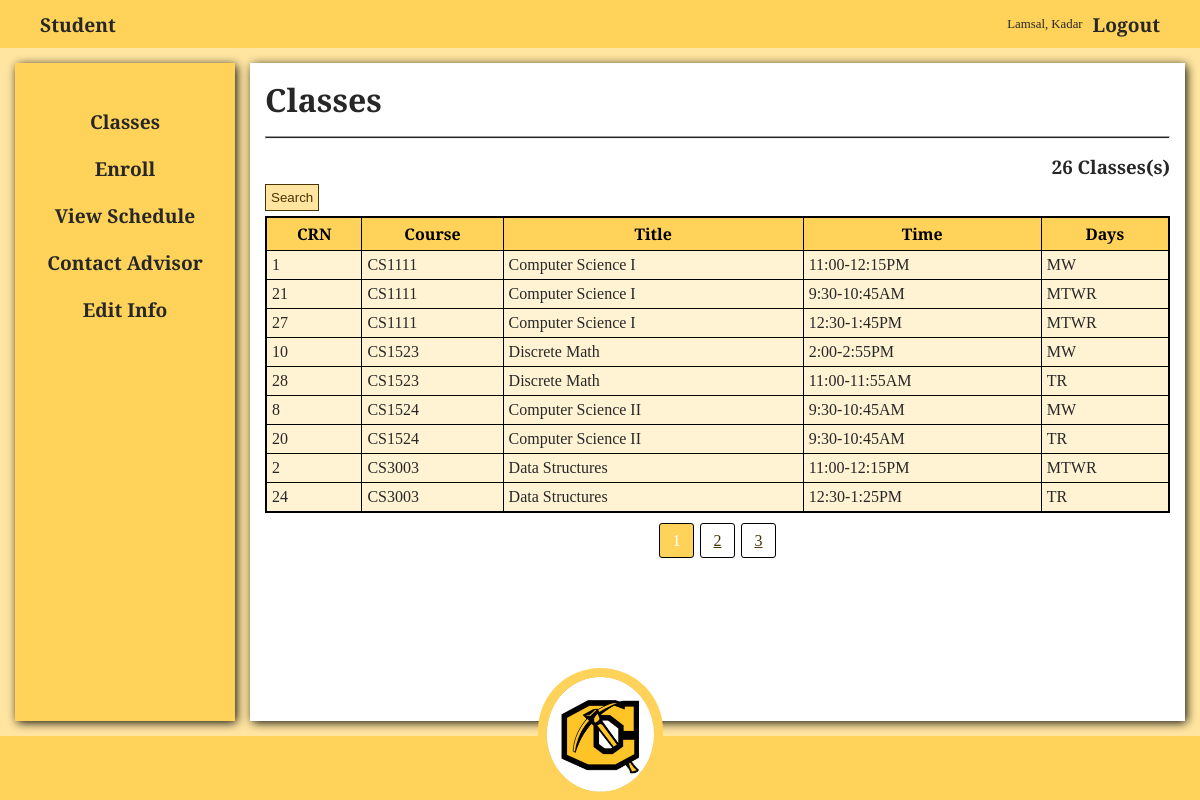
Screenshot of /user.php?feature=list_classes (signed in) with the database file from the repository.
### tables this page shows
CREATE TABLE `Class` (
  `class_id` int(11) NOT NULL,
  `days` char(4) NOT NULL,
  `minutes` int(11) NOT NULL,
  `time_id` int(11) NOT NULL,
  `room_id` int(11) NOT NULL,
  `course_id` int(11) NOT NULL,
  `faculty_id` int(11) NOT NULL
);

CREATE TABLE `Course` (
  `course_id` int(11) NOT NULL,
  `course_name` varchar(50) NOT NULL,
  `credits` int(11) NOT NULL,
  `course_number` int(11) NOT NULL,
  `major_id` int(11) NOT NULL
);

### includes/database/queries_get_all.php (called while the page is built, shortened)
<?php
function get_all_classes($search = [], $count = false, $pagination = null)
{
    $instructor = isset($search["instructor"]) ? '%' . $search["instructor"] . '%' : "%";
    $crn = isset($search["crn"]) && !empty($search["crn"]) ? $search["crn"] : '%';
    $days = isset($search["days"]) && $search["days"] !== "all" ? $search["days"] . '%' : '%';
    $order = "course_title";
    $time = isset($search["time"]) && $search["time"] !== "all" ? $search["time"] : '%';
    $major = isset($search["major"]) && $search["major"] !== "all" ? $search["major"] : '%';
    $sql = "
        SELECT
            Class.class_id,
            Class.time_id,
            Course.course_name,
		Course.course_id,
            CONCAT(Major.short_name, Course.course_number) as course_title,
            CONCAT(Faculty_Staff.faculty_lastname,', ',Faculty_Staff.faculty_firstname) as instructor,
			CONCAT (Room.building , ' ' , Room.room_number) as classroom,
	        CONCAT(DATE_FORMAT(time_,'%l:%i-'), DATE_FORMAT(DATE_ADD(ADDTIME(TIMESTAMP(CURRENT_DATE),time_), INTERVAL minutes minute),'%l:%i%p')) as time,
            days,
            credits,
            COUNT(Student.student_id) as students
        FROM Class
		INNER JOIN Room
			ON Room.room_id = Class.room_id
        INNER JOIN Course
            ON Course.course_id = Class.course_id
        INNER JOIN Faculty_Staff
            ON Faculty_Staff.faculty_id = Class.faculty_id
        INNER JOIN Timeslot
            ON Timeslot.time_id = Class.time_id
        INNER JOIN Major
            ON Major.major_id = Course.major_id
        LEFT JOIN Enrollment
            ON Enrollment.class_id = Class.class_id
        LEFT JOIN Student
            ON Student.student_id = Enrollment.student_id
        WHERE CAST(Class.class_id AS CHAR) LIKE ?
            AND days LIKE ?
            AND Timeslot.time_id LIKE ?
			AND Major.major_id LIKE ?
        GROUP BY Class.class_id
        HAVING instructor LIKE ?
        ORDER BY {$order}
    ";
    $params = [$crn, $days, $time, $major, $instructor];
    $types = "sssss";
    if ($count)
        return Pagination::get_count_query($sql, $types, $params);
    else if ($pagination !== null)
        return $pagination->get_pagination_query($sql, $types, $params);
    else
        return query_many($sql, $types, $params);
}
?>

### includes/database/connect.php (called while the page is built, shortened)
<?php
$conn = mysqli_connect(D_LOCATION,D_USERNAME,D_PASSWORD,D_DATABASE);
function query($sql,$types,$params){
    global $conn;
    $stmt = mysqli_stmt_init($conn);
    if(!mysqli_stmt_prepare($stmt,$sql)){
        die("SQL SYNTAX ERROR: " . mysqli_error($conn));
    }
    mysqli_stmt_bind_param($stmt,$types,...$params);
    $exec = mysqli_stmt_execute($stmt);
    $result = mysqli_stmt_get_result($stmt);
    return $result;
}
function query_one($sql,$types,$params){
    $result = query($sql,$types,$params);
    $row = mysqli_fetch_assoc($result);
    return clean_array($row);
}
function query_many($sql,$types,$params){
    $result = query($sql,$types,$params);
    $array = [];
    while($row = mysqli_fetch_assoc($result)){
        $array[] = clean_array($row);
    }
    return $array;
}
?>

### includes/functions/all.php (called while the page is built, shortened)
<?php
function clean_array($array){
    $clean = [];
    foreach($array as $key=>$value){
        $clean[$key] = htmlspecialchars($value);
    }
    return $clean;
}
?>

### users/features/list_classes.php (the view, shortened to what this page needs)
<h1>Classes</h1>
<hr>
<?php
$pagination = new Pagination(PAGES_CLASSES, $_GET);
$classes = get_all_classes($_GET, false, $pagination);
?>
<h3 class='total-count'><?= $pagination->get_total_rows() ?> Classes(s)</h3>
<button class="search-button">Search</button>
<div class="div-table">
    <table>
        <tr>
            <th>CRN</th>
            <th>Course</th>
            <th>Title</th>
            <th>Time</th>
            <th>Days</th>
        </tr>
        <?php foreach($classes as $class): ?>
            <tr class="row">
                <td><?= $class["class_id"] ?></td>
                <td><?= $class["course_title"] ?></td>
                <td><?= $class["course_name"] ?></td>
                <td><?= $class["time"] ?></td>
                <td><?= $class["days"] ?></td>
            </tr>
        <?php endforeach; ?>
    </table>
</div>

### css/user.css (style rules this page uses)
:root { --dark-yellow: #ffd359; --darkest-yellow: #493502; --light-yellow: #ffe5a0; --lightest-yellow: #fff3d3; --nav: #ffffcc; --text-color: rgb(39, 39, 39); --shadow: black 0.1em 0.15em 0.6em; --animation-time: 0.35s; --transform-position: 15px; }
body { color: var(--text-color); }
* { box-sizing: border-box; padding: 0; margin: 0; }
html { background-color: var(--light-yellow); }
body, html { height: 100%; overflow-x: hidden; }
body { font-family: 'Merriweather', serif; }
body { display: grid; width: 100vw; grid-template-areas: 'header header' 'side main' 'footer footer'; grid-template-rows: 48px 1fr 64px; grid-template-columns: 250px 1fr; }
main h1 { position: relative; width: 100%; animation-name: come-down; animation-duration: var(--animation-time); animation-iteration-count: 1; }
main hr { animation-name: spread-out; animation-duration: var(--animation-time); animation-iteration-count: 1; margin: 15px 0; height: 3px; background-color: var(--text-color); }
.div-table, .form-content { animation-name: come-up; animation-duration: var(--animation-time); animation-iteration-count: 1; }

### css/table.css (style rules this page uses)
.div-table { overflow-x: auto; width: 100%; }
.div-table { border: 1px solid black; background-color: var(--lightest-yellow); }
.div-table table { width: 100%; border: 1px solid black; border-collapse: collapse; background-color: white; }
.div-table .row { background-color: var(--lightest-yellow); z-index: 100; }
.div-table table { position: relative; }
.div-table tr:nth-child(1) { background-color: var(--dark-yellow); color: black; }
.div-table td, .div-table th { padding: 5px; border: 1px solid black; }
.total-count { text-align: right; }

### css/search_form.css (style rules this page uses)
.search-button { color: blue; padding: 5px; background-color: var(--light-yellow); color: var(--darkest-yellow); border: 1px solid var(--darkest-yellow); outline: none; margin: 5px auto; transition: transform 0.25s; transform: rotateX(360deg); }

### rows the page displays
class: class_id "1", course_title "CS1111", course.course_name "Computer Science I", time "11:00-12:15PM", days "MW"
class: class_id "21", course_title "CS1111", course.course_name "Computer Science I", time "9:30-10:45AM", days "MTWR"
class: class_id "27", course_title "CS1111", course.course_name "Computer Science I", time "12:30-1:45PM", days "MTWR"
class: class_id "10", course_title "CS1523", course.course_name "Discrete Math", time "2:00-2:55PM", days "MW"
class: class_id "28", course_title "CS1523", course.course_name "Discrete Math", time "11:00-11:55AM", days "TR"
class: class_id "8", course_title "CS1524", course.course_name "Computer Science II", time "9:30-10:45AM", days "MW"
class: class_id "20", course_title "CS1524", course.course_name "Computer Science II", time "9:30-10:45AM", days "TR"
class: class_id "2", course_title "CS3003", course.course_name "Data Structures", time "11:00-12:15PM", days "MTWR"
class: class_id "24", course_title "CS3003", course.course_name "Data Structures", time "12:30-1:25PM", days "TR"

### other values shown
get_role_name($role) "Student"
$user["full_name"] "Lamsal, Kadar"
$name "Classes"
$name "Enroll"
$name "View Schedule"
$name "Contact Advisor"
$name "Edit Info"
$pagination->get_total_rows() "26"
$page "2"
$page "3"
